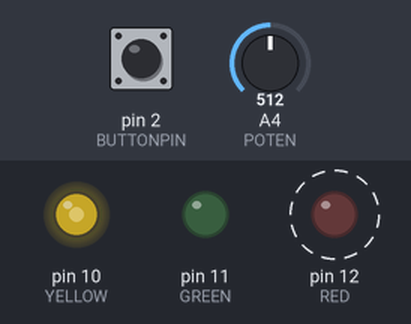
Simulated run of this sketch. Board: Arduino Uno, built with avr-gcc and run on an emulated ATmega328P. Parts: output pins drawn as LEDs (lit = HIGH). Dashed ring = blinking. Inputs (shaded band) come from the test bench; at power-on: A4 (POTEN) = 512, pin 2 (BUTTONPIN) LOW.

Above: at 1.2 s.
1.3 s: A4 (POTEN) set to 716
At 1.64 s:
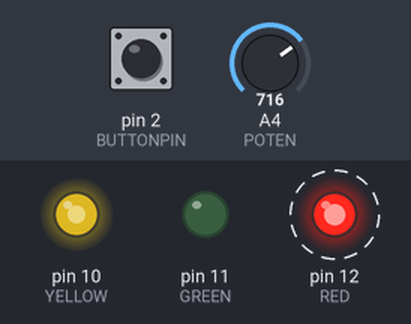
4.3 s: pin 2 (BUTTONPIN) pulled HIGH for 0.15 s
At 4.37 s:
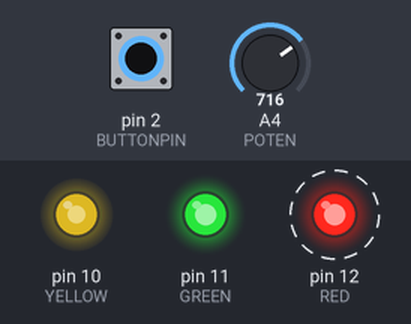
7.3 s: A4 (POTEN) set to 900
At 8.24 s:
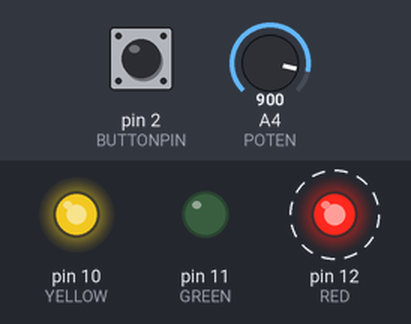
10.3 s: pin 2 (BUTTONPIN) pulled HIGH for 1 s
At 11.06 s:
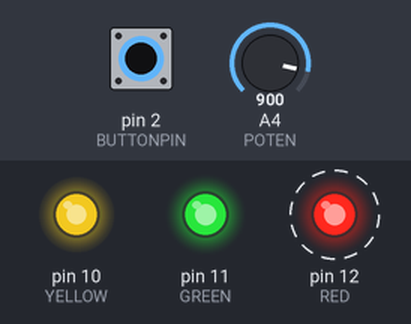
13.3 s: A4 (POTEN) set to 122
At 13.89 s:
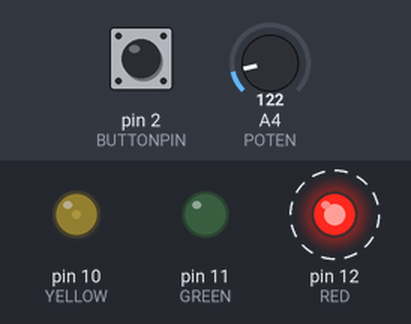
16.3 s: pin 2 (BUTTONPIN) pulled HIGH for 0.15 s
At 16.39 s:
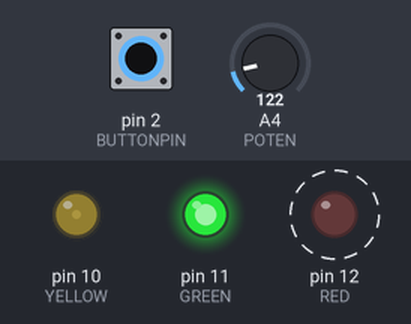
Timing chart, 0 to 20.3 s (numbered marks = the images above; inputs shaded):
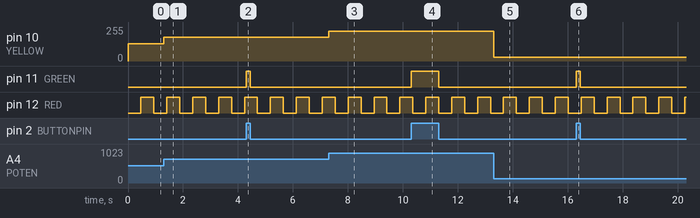

Measured:
- after the input at 1.3 s, pin 10 (YELLOW): 128/255 → 179/255 at once
- after the input at 4.3 s, pin 11 (GREEN): LOW → HIGH at once, → LOW 0.15 s later
- after the input at 7.3 s, pin 10 (YELLOW): 179/255 → 225/255 at once
- after the input at 10.3 s, pin 11 (GREEN): LOW → HIGH at once, → LOW 1.0 s later
- after the input at 13.3 s, pin 10 (YELLOW): 225/255 → 30/255 at once
- after the input at 16.3 s, pin 11 (GREEN): LOW → HIGH at once, → LOW 0.15 s later
- by itself, pin 12 (RED): alternates HIGH for 0.47 s and LOW for 0.47 s

The sketch:

3tasksLED.ino
```cpp
#define RED 12
#define YELLOW 10
#define GREEN 11

#define BUTTONPIN 2
#define POTEN A4

int blinkstate = 470;
int LEDSTATE = LOW;
unsigned long timeStart;


void setup() {
  timeStart = millis();
  Serial.begin(115200);
  Serial.setTimeout(10);
  pinMode(RED, OUTPUT);
  pinMode(YELLOW, OUTPUT);
  pinMode(GREEN, OUTPUT);
  pinMode(BUTTONPIN, INPUT);
}

void loop() {

  unsigned long timeNow = millis();
  if (Serial.available() > 0) {
    int val = Serial.parseInt();
    if (val > 100 && val < 4000) {
      blinkstate = val;
    }
  }

  if (timeNow - timeStart > blinkstate) {
    if (LEDSTATE == LOW) {
      LEDSTATE = HIGH;
    } else {
      LEDSTATE = LOW;
    }
    digitalWrite(RED, LEDSTATE);
    timeStart = timeNow;
  }

  if (digitalRead(BUTTONPIN) == HIGH) {
    digitalWrite(GREEN, HIGH);
  } else {
    digitalWrite(GREEN, LOW);
  }
  int poten = analogRead(POTEN);
  int led_brightness = poten / 4;
  analogWrite(YELLOW, led_brightness);
}
```
